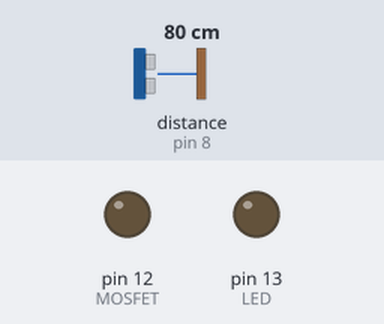
Bench run of a sketch on a simulated Arduino Uno, built with avr-gcc and run on an emulated ATmega328P. Parts: output pins drawn as LEDs (lit = HIGH). Wiring (inferred from the names in the program): ultrasonic range finder: trigger pin 9; echo pin 8. The test bench sets the inputs (shaded band); at power-on: distance to the obstacle (sensor on pin 8) 80 cm. The echo pulse lasts 58.3 µs per cm; pins used as bus, display or sensor lines are not drawn.

Above: at 3.2 s.
3.3 s: distance to the obstacle (sensor on pin 8) set to 12 cm
4.8 s: distance to the obstacle (sensor on pin 8) set to 9 cm
At 5.3 s:
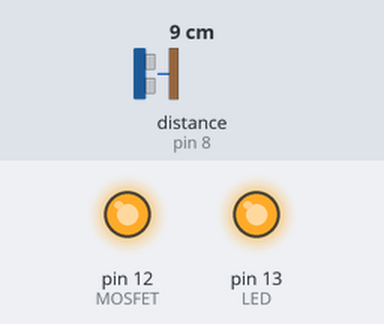
6.5 s: distance to the obstacle (sensor on pin 8) set to 18 cm
At 7.7 s:
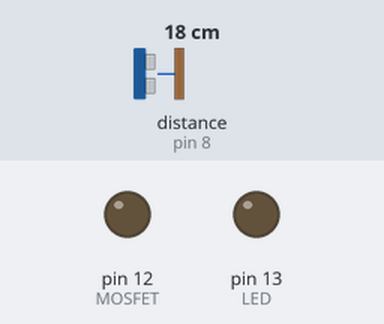
8.0 s: distance to the obstacle (sensor on pin 8) set to 2 cm
At 9.1 s:
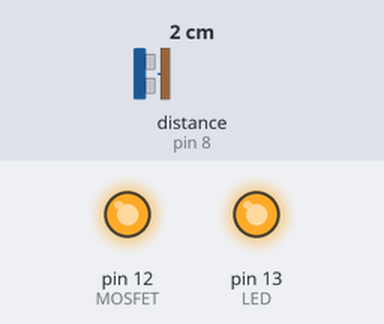
Timing chart, 0 to 10.5 s (numbered marks = the images above; inputs shaded):
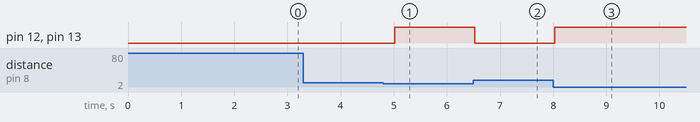

The sketch:

Code.ino
```cpp
#define trigger 9

#define echo 8

#define LED 13

#define MOSFET 12


float time=0,distance=0;


void setup()

{

Serial.begin(9600);


 pinMode(trigger,OUTPUT);

 pinMode(echo,INPUT);

 pinMode(LED,OUTPUT);

 pinMode(MOSFET,OUTPUT);


 delay(2000);

}


void loop()

{

 measure_distance();


 if(distance<10)

 {

   digitalWrite(LED,HIGH);digitalWrite(MOSFET,HIGH);

 }

 else

 {

   digitalWrite(LED,LOW);digitalWrite(MOSFET,LOW);

 }


 delay(500);

}


void measure_distance()

{

 digitalWrite(trigger,LOW);

 delayMicroseconds(2);

 digitalWrite(trigger,HIGH);

 delayMicroseconds(10);

 digitalWrite(trigger,LOW);

 delayMicroseconds(2);

 time=pulseIn(echo,HIGH);


 distance=time*340/20000;

}
```

Measured:
- the behaviour switches between 11 and 10 cm on distance to the obstacle (sensor on pin 8) (found by bisection; images 0 and 1)
- after the input at 3.3 s, every drawn part: stays the same
- after the input at 4.8 s, pin 12 (MOSFET), pin 13 (LED): LOW → HIGH after 0.22 s
- after the input at 6.5 s, pin 12 (MOSFET), pin 13 (LED): HIGH → LOW at once
- after the input at 8.0 s, pin 12 (MOSFET), pin 13 (LED): LOW → HIGH at once
